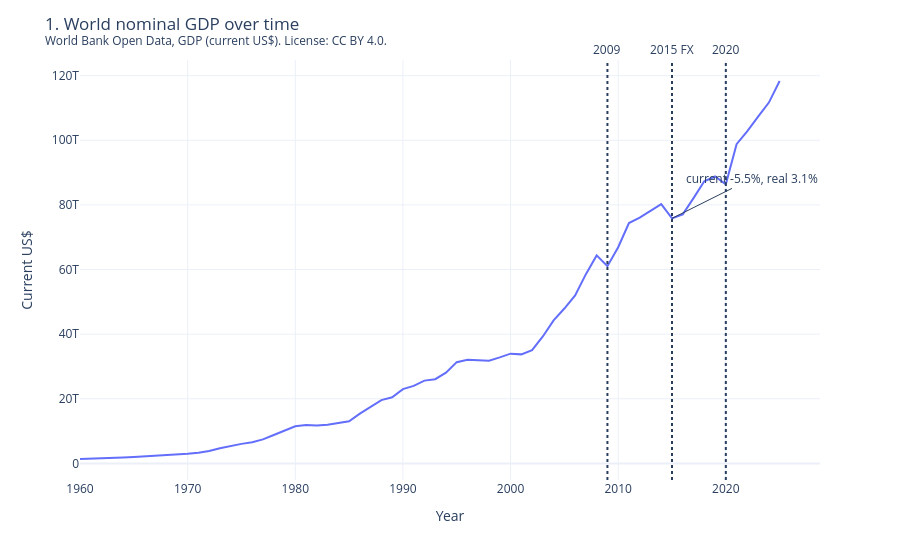

Notebook code for this chart:
### Markdown cell above
## GDP charts

### Code cell
world = bundle.gdp_annual.loc[bundle.gdp_annual["country_code"] == "WLD"]
fig = px.line(world, x="year", y="nominal_gdp_usd", labels={"nominal_gdp_usd": "Current US$", "year": "Year"})
for year, label in ((2009, "2009"), (2015, "2015 FX"), (2020, "2020")):
    fig.add_vline(x=year, line_dash="dot", annotation_text=label, annotation_position="top")
fx = next(check for check in output_checks if check.year == 2015)
fig.add_annotation(
    x=2015,
    y=float(world.loc[world["year"] == 2015, "nominal_gdp_usd"].iloc[0]),
    text=f"current {fx.nominal_change_pct:.1f}%, real {fx.real_change_pct:.1f}%",
    showarrow=True,
    ax=80,
    ay=-40,
)
trillion_hover(fig)
disclose(fig, "gdp-world-trend", "1. World nominal GDP over time", "gdp_annual").show()

### Figure 1 — Plotly figure (JSON) as saved in the notebook; plotly's stock layout.template omitted (floating-point values rounded to 4 significant figures)
{"data": [{"customdata": [[1.368], [1.445], [1.547], [1.672], [1.833], [1.998], [2.165], [2.298], [2.484], [2.744], [3.009], [3.326], [3.842], [4.699], [5.431], [6.048], [6.575], [7.434], [8.804], [10.18], [11.48], [11.87], [11.75], [11.99], [12.46], [13.05], [15.4], [17.53], [19.6], [20.47], [22.99], [24.0], [25.63], [26.07], [28.07], [31.34], [32.06], [31.95], [31.78], [32.83], [33.97], [33.75], [35.05], [39.29], [44.26], [47.94], [51.97], [58.57], [64.38], [61.05], [66.89], [74.39], [76.06], [78.17], [80.24], [75.84], [77.08], [82.11], [87.31], [88.8], [86.39], [98.78], [102.9], [107.3], [111.7], [118.4]], "hovertemplate": "Year=%{x}<br>$%{customdata[0]:.2f} trillion<extra></extra>", "legendgroup": "", "line": {"color": "#636efa", "dash": "solid"}, "marker": {"symbol": "circle"}, "mode": "lines", "name": "", "orientation": "v", "showlegend": false, "type": "scatter", "x": [1960, 1961, 1962, 1963, 1964, 1965, 1966, 1967, 1968, 1969, 1970, 1971, 1972, 1973, 1974, 1975, 1976, 1977, 1978, 1979, 1980, 1981, 1982, 1983, 1984, 1985, 1986, 1987, 1988, 1989, 1990, 1991, 1992, 1993, 1994, 1995, 1996, 1997, 1998, 1999, 2000, 2001, 2002, 2003, 2004, 2005, 2006, 2007, 2008, 2009, 2010, 2011, 2012, 2013, 2014, 2015, 2016, 2017, 2018, 2019, 2020, 2021, 2022, 2023, 2024, 2025], "xaxis": "x", "y": [1368000000000.0, 1445000000000.0, 1547000000000.0, 1672000000000.0, 1833000000000.0, 1998000000000.0, 2165000000000.0, 2298000000000.0, 2484000000000.0, 2744000000000.0, 3009000000000.0, 3326000000000.0, 3842000000000.0, 4699000000000.0, 5431000000000.0, 6048000000000.0, 6575000000000.0, 7434000000000.0, 8804000000000.0, 10180000000000.0, 11480000000000.0, 11870000000000.0, 11750000000000.0, 11990000000000.0, 12460000000000.0, 13050000000000.0, 15400000000000.0, 17530000000000.0, 19600000000000.0, 20470000000000.0, 22990000000000.0, 24000000000000.0, 25630000000000.0, 26070000000000.0, 28070000000000.0, 31340000000000.0, 32060000000000.0, 31950000000000.0, 31780000000000.0, 32830000000000.0, 33970000000000.0, 33750000000000.0, 35050000000000.0, 39290000000000.0, 44260000000000.0, 47940000000000.0, 51970000000000.0, 58570000000000.0, 64380000000000.0, 61050000000000.0, 66890000000000.0, 74390000000000.0, 76060000000000.0, 78170000000000.0, 80240000000000.0, 75840000000000.0, 77080000000000.0, 82110000000000.0, 87310000000000.0, 88800000000000.0, 86390000000000.0, 98780000000000.0, 102900000000000.0, 107300000000000.0, 111700000000000.0, 118400000000000.0], "yaxis": "y"}], "layout": {"annotations": [{"showarrow": false, "text": "2009", "x": 2009, "xanchor": "center", "xref": "x", "y": 1, "yanchor": "bottom", "yref": "y domain"}, {"showarrow": false, "text": "2015 FX", "x": 2015, "xanchor": "center", "xref": "x", "y": 1, "yanchor": "bottom", "yref": "y domain"}, {"showarrow": false, "text": "2020", "x": 2020, "xanchor": "center", "xref": "x", "y": 1, "yanchor": "bottom", "yref": "y domain"}, {"ax": 80, "ay": -40, "showarrow": true, "text": "current -5.5%, real 3.1%", "x": 2015, "y": 75840000000000.0}], "autosize": true, "hovermode": "x unified", "legend": {"tracegroupgap": 0}, "margin": {"t": 60}, "meta": {"chart_id": "gdp-world-trend", "classification": "open", "profile_id": "public-demo", "provenance": "World Bank Open Data, GDP (current US$). License: CC BY 4.0.", "table": "gdp_annual"}, "shapes": [{"line": {"dash": "dot"}, "type": "line", "x0": 2009, "x1": 2009, "xref": "x", "y0": 0, "y1": 1, "yref": "y domain"}, {"line": {"dash": "dot"}, "type": "line", "x0": 2015, "x1": 2015, "xref": "x", "y0": 0, "y1": 1, "yref": "y domain"}, {"line": {"dash": "dot"}, "type": "line", "x0": 2020, "x1": 2020, "xref": "x", "y0": 0, "y1": 1, "yref": "y domain"}], "title": {"text": "1. World nominal GDP over time<br><sup>World Bank Open Data, GDP (current US$). License: CC BY 4.0.</sup>"}, "xaxis": {"anchor": "y", "domain": [0, 1], "hoverformat": ".0f", "title": {"text": "Year"}}, "yaxis": {"anchor": "x", "domain": [0, 1], "title": {"text": "Current US$"}}}}
